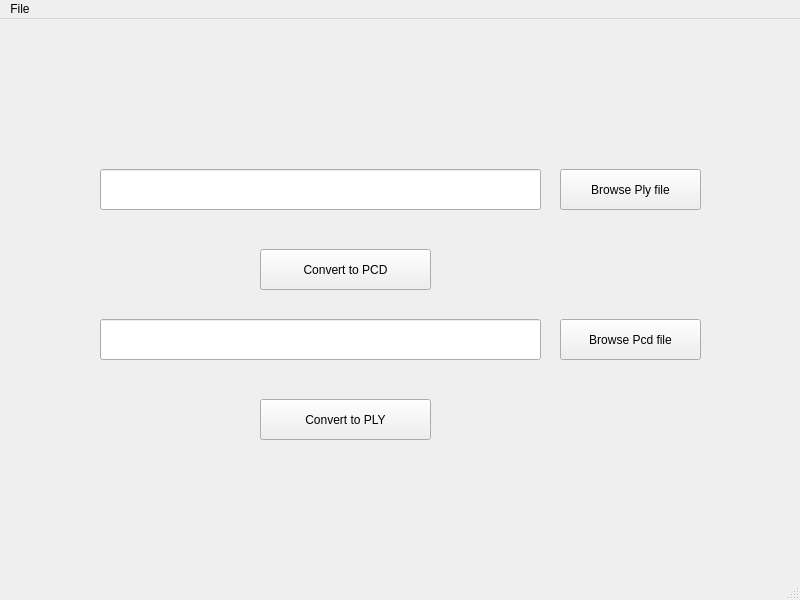
<?xml version="1.0" encoding="UTF-8"?>
<ui version="4.0">
 <class>newForm</class>
 <widget class="QMainWindow" name="newForm">
  <property name="geometry">
   <rect>
    <x>0</x>
    <y>0</y>
    <width>800</width>
    <height>600</height>
   </rect>
  </property>
  <property name="windowTitle">
   <string>Convert Ply 2 PCD</string>
  </property>
  <widget class="QWidget" name="centralwidget">
   <widget class="QLineEdit" name="leFilePathPLY">
    <property name="geometry">
     <rect>
      <x>100</x>
      <y>150</y>
      <width>441</width>
      <height>41</height>
     </rect>
    </property>
   </widget>
   <widget class="QPushButton" name="btnBrowsePLY">
    <property name="geometry">
     <rect>
      <x>560</x>
      <y>150</y>
      <width>141</width>
      <height>41</height>
     </rect>
    </property>
    <property name="text">
     <string>Browse Ply file</string>
    </property>
   </widget>
   <widget class="QPushButton" name="btnConvert2PCD">
    <property name="geometry">
     <rect>
      <x>260</x>
      <y>230</y>
      <width>171</width>
      <height>41</height>
     </rect>
    </property>
    <property name="text">
     <string>Convert to PCD</string>
    </property>
   </widget>
   <widget class="QPushButton" name="btnConvert2PLY">
    <property name="geometry">
     <rect>
      <x>260</x>
      <y>380</y>
      <width>171</width>
      <height>41</height>
     </rect>
    </property>
    <property name="text">
     <string>Convert to PLY</string>
    </property>
   </widget>
   <widget class="QPushButton" name="btnBrowsePCD">
    <property name="geometry">
     <rect>
      <x>560</x>
      <y>300</y>
      <width>141</width>
      <height>41</height>
     </rect>
    </property>
    <property name="text">
     <string>Browse Pcd file</string>
    </property>
   </widget>
   <widget class="QLineEdit" name="leFilePathPCD">
    <property name="geometry">
     <rect>
      <x>100</x>
      <y>300</y>
      <width>441</width>
      <height>41</height>
     </rect>
    </property>
   </widget>
  </widget>
  <widget class="QMenuBar" name="menubar">
   <property name="geometry">
    <rect>
     <x>0</x>
     <y>0</y>
     <width>800</width>
     <height>25</height>
    </rect>
   </property>
   <widget class="QMenu" name="menuFile">
    <property name="title">
     <string>File</string>
    </property>
    <addaction name="action_Exit"/>
   </widget>
   <addaction name="menuFile"/>
  </widget>
  <widget class="QStatusBar" name="statusbar"/>
  <action name="action_Exit">
   <property name="text">
    <string>&amp;Exit</string>
   </property>
  </action>
 </widget>
 <resources/>
 <connections>
  <connection>
   <sender>action_Exit</sender>
   <signal>activated()</signal>
   <receiver>newForm</receiver>
   <slot>close()</slot>
   <hints>
    <hint type="sourcelabel">
     <x>-1</x>
     <y>-1</y>
    </hint>
    <hint type="destinationlabel">
     <x>399</x>
     <y>299</y>
    </hint>
   </hints>
  </connection>
 </connections>
</ui>
